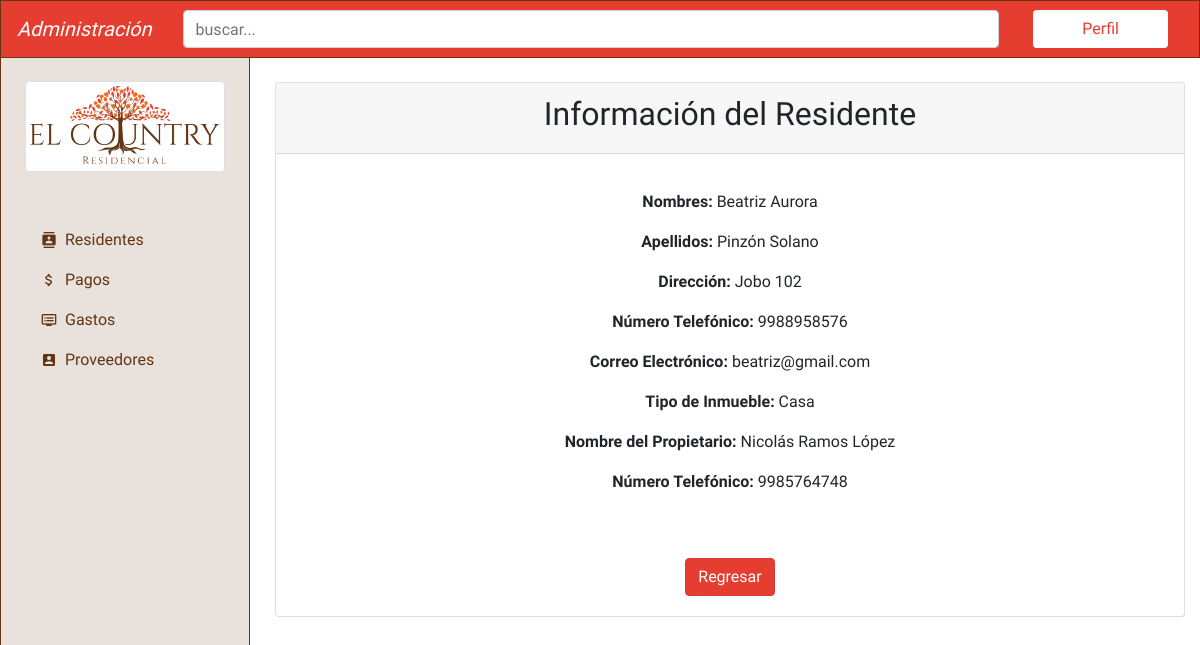
Before: /residents/7/ with the older database file.
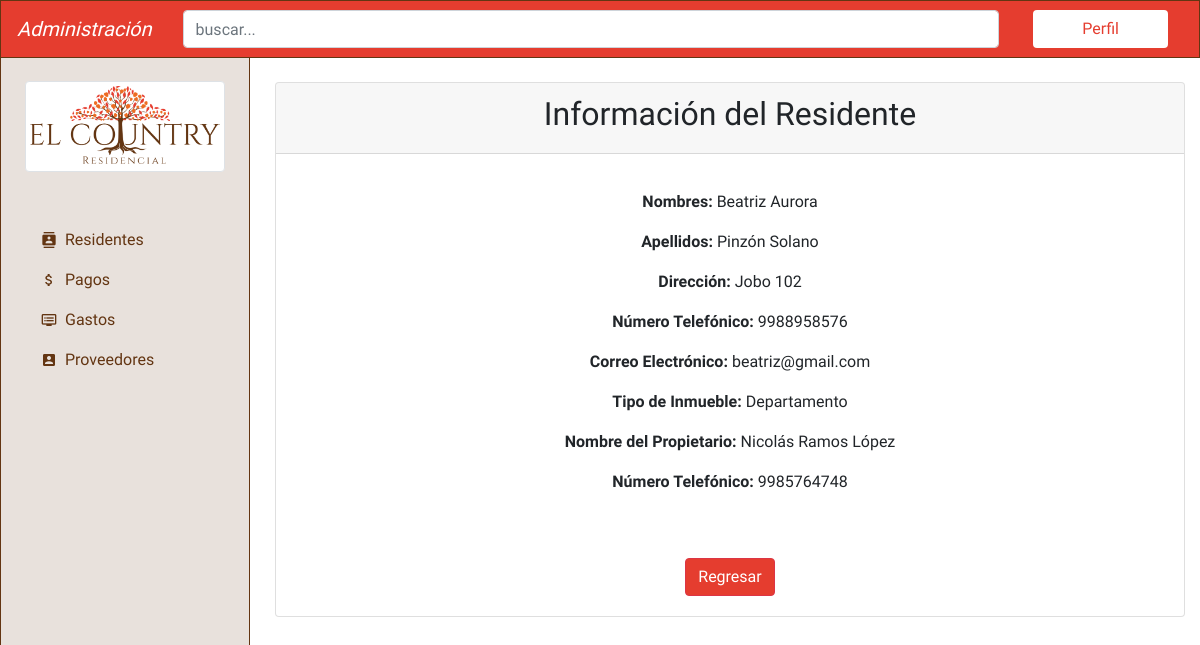
After: the same page with the newer database file.
### residents/models.py (models this page shows, shortened)
class Residents(models.Model):
    name = models.CharField(max_length=50, verbose_name="nombre")
    lastname = models.CharField(max_length=50, verbose_name="apellido")
    address = models.CharField(max_length=100, verbose_name="dirección")
    phone_number = models.CharField(max_length=10, verbose_name="número telefónico", blank=True)
    email = models.EmailField(verbose_name="correo electrónico")
    type_of_property = models.CharField(max_length=50, verbose_name="tipo de inmueble")
    owner_name = models.CharField(max_length=100, verbose_name="nombre del propietario")
    owner_phone_number = models.CharField(max_length=10, verbose_name="número telefónico del propietario", blank=True)
    class Meta:
        verbose_name = "Residente"
        verbose_name_plural = "Residentes"
        ordering = ['-lastname']

### residents/views.py (the view)
# urls.py: path('<int:pk>/', ResidentsDetailView.as_view(), name='resident'),
class ResidentsDetailView(DetailView):
    model = Residents

### residents/templates/residents/residents_detail.html
{% extends 'core/base.html' %}{%block title%}Residentes{% endblock %} {% block content%}
<main class="pt-4">
    <div class="container">
        <div class="card">
            <div class="text-center card-header">
                <h2>Información del Residente</h2>
            </div>
            <div class="card-body text-center">
                <p class="card-text">
                    <p><b>Nombres:</b> {{ residents.name}}</p>
                    <p><b>Apellidos:</b> {{ residents.lastname}}</p>
                    <p><b>Dirección:</b> {{ residents.address}}</p>
                    <p><b>Número Telefónico:</b> {{ residents.phone_number }}</p>
                    <p><b>Correo Electrónico:</b> {{ residents.email }}</p>
                    <p><b>Tipo de Inmueble:</b> {{ residents.type_of_property}}</p>
                    <p><b>Nombre del Propietario:</b> {{ residents.owner_name }}</p>
                    <p><b>Número Telefónico:</b> {{ residents.owner_phone_number }}</p>
                </p>
                <a href="{% url 'residents:residents'%}" class="btn btn-danger mt-5">Regresar</a>
            </div>
        </div>
    </div>
</main>
{% endblock %}

Changed rows visible on the page:
changed Residents "Beatriz Aurora": type_of_property "Casa" → "Departamento"
